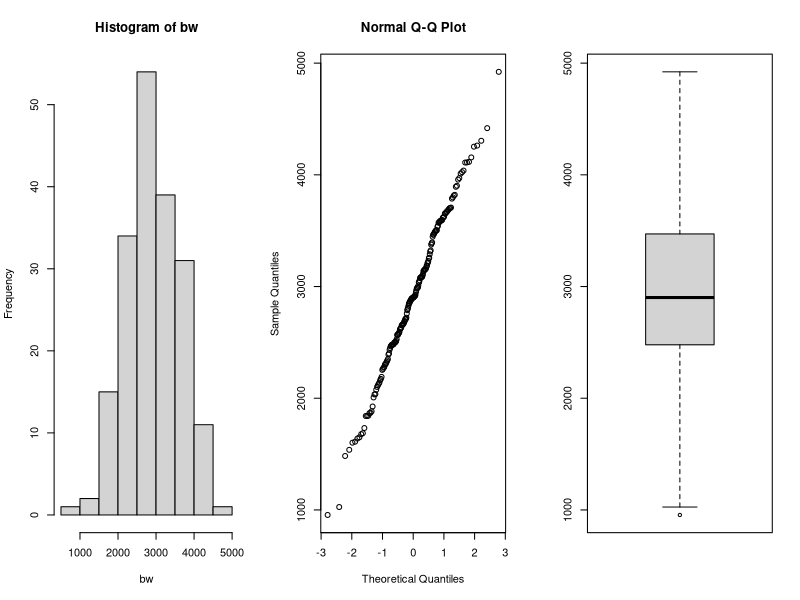
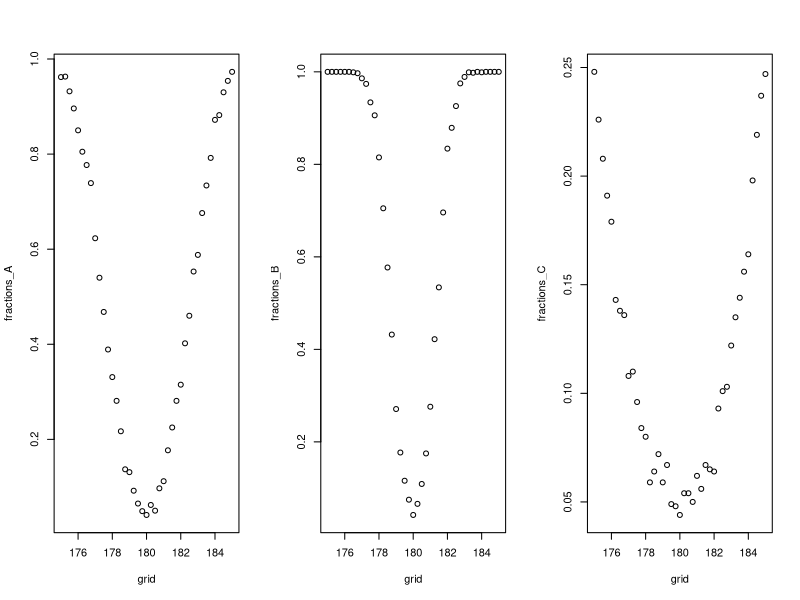
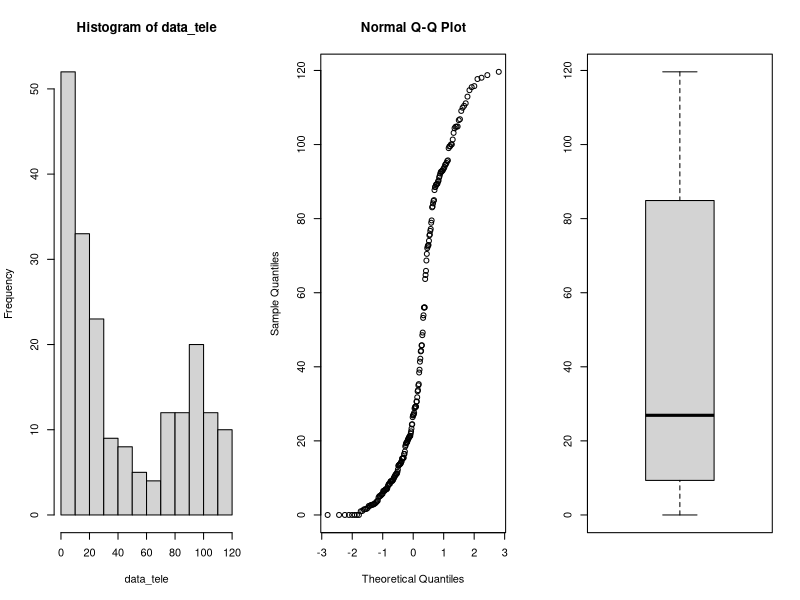
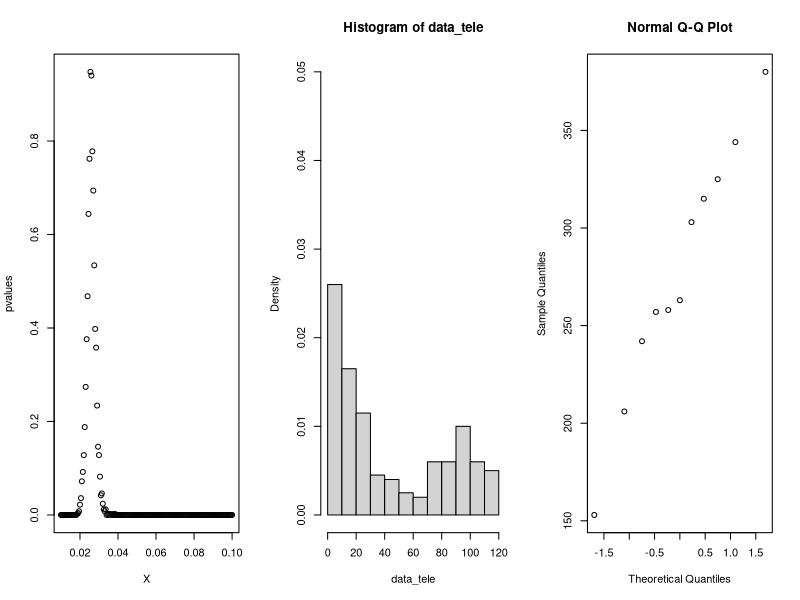
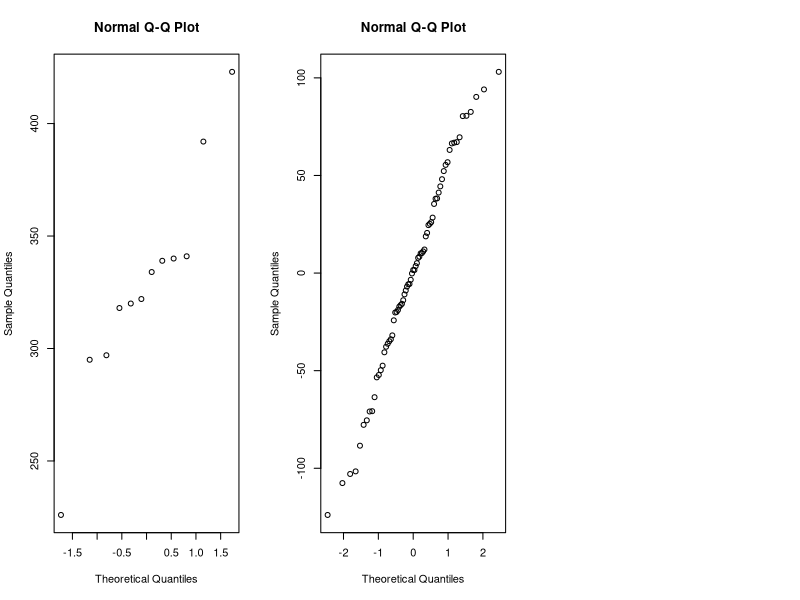

Source code (R) for these figures, in order:
## ---- chunk 1
library(tidyverse)
library(rstudioapi)

knitr::opts_chunk$set(echo = TRUE)
options(knitr.table.format = "latex")
setwd(dirname(getActiveDocumentContext()$path))
## ---- chunk 2
par(mfrow=c(1,3))
data=read.table(file="data/birthweight.txt",header=TRUE)

bw = data$birthweight
hist(bw)
qqnorm(bw)
boxplot(bw)
shapiro.test(bw)

## ---- chunk 3
m = mean(bw)
sd = sd(bw)
n = length(bw)
error = qnorm(0.95)*sd/sqrt(n)
ci = c(m-error, m+error)
m
ci
## ---- chunk 4
t.test(bw, mu=2800, alternative = "greater", conf.level = 0.95)
## ---- chunk 5
n <- m <- 30
mu <- 180
nu <- 175
sd <- 5
grid <- seq(175,185, by=0.25)

power_function<-function(grid,n,m,mu,sd) {
  B <- 1000
  p <- numeric(B)
  G <- length(grid)
  fractions <- numeric(G)
  for (grid_nu in 1:G){
    p <- numeric(B)
    for (b in 1:B){
      x <- rnorm(n,mu,sd)
      y <- rnorm(m,grid[grid_nu],sd)
      p[b] <- t.test(x,y, var.equal = TRUE)[[3]]
    }
    fractions[grid_nu] <- mean(p<0.05)
  }
  return(fractions)
}

fractions_A <- power_function(grid,n,m,mu,sd)

## ---- chunk 6
n <- m <- 100
mu <- 180
sd <- 5

fractions_B <- power_function(grid,n,m,mu,sd)
## ---- chunk 7
n <- m <- 30
mu <- 180
sd <- 15

fractions_C <- power_function(grid,n,m,mu,sd)
par(mfrow=c(1,3))
plot(grid,fractions_A)
plot(grid,fractions_B)
plot(grid,fractions_C)
## ---- chunk 8
data<-read.table(file="data/telephone.txt",header=TRUE)
data_tele <- data$Bills
par(mfrow=c(1,3))
hist(data_tele)
qqnorm(data_tele)
boxplot(data_tele)
## ---- chunk 9
X <- seq(0.01, 0.1, 0.0005)
pvalues <- c()
t <- median(data_tele)
for (x in X){
  B <- 1000
  tstar <- numeric(B)
  n <- length(data_tele)
  
  for (i in 1:B){
    xstar <- rexp(n,x)
    tstar[i] <- median(xstar)
  }
  pl<-sum(tstar<t)/B
  pr<-sum(tstar>t)/B
  p<-2*min(pl,pr)
  pl;pr;p
  pvalues <- c(pvalues,p)
}
#pvalues
plot(X, pvalues)
## ---- chunk 10
B <- 1000
T1 <- median(data_tele)
Tstar <- numeric(B)
for (i in 1:B){
  Xstar <- sample(data_tele,replace=TRUE)
  Tstar[i] <- median(Xstar)
}
Tstar25 <- quantile(Tstar,0.025)
Tstar975 <- quantile(Tstar, 0.975)

T1
c(2*T1-Tstar975, 2*T1-Tstar25)

hist(data_tele, prob=T, ylim=c(0,0.05))
x<-seq(0,max(data_tele),length=1000)
lines(x,exp(x),type="l",col="blue",lwd=2)
## ---- chunk 11
max_index <- which.max(pvalues)

opt_Lambda <- X[max_index]
## ---- chunk 12
bill_bigeq40 <- sum(data_tele>=40)
bill_smal40 <- sum(data_tele<40)

binom.test(bill_bigeq40, length(data_tele),p=0.5)
binom.test(bill_smal40, length(data_tele),p=0.5)

bill_less10 <- sum(data_tele < 10)
bill_less10/length(data_tele)
## ---- chunk 13
data <- read.table(file="data/run.txt",header=TRUE)
cor(data$before, data$after)
## ---- chunk 14
# calculate differences
data <- data %>% 
  mutate(diff = before - after)

# filter for lemo

lemo <- data %>% 
  filter(drink == "lemo")

t.test(lemo$before, lemo$after, paired = TRUE)

# filter for energy

energy <- data %>% 
  filter(drink == "energy")

t.test(energy$before, energy$after, paired = TRUE)
## ---- chunk 15

# perform t-test

t.test(lemo$diff, energy$diff)

## ---- chunk 16
# filter for meatmeal

meatmeal <- chickwts %>% 
  filter(feed == "meatmeal") %>% 
  select(weight)

# filter for sunflower

sunflower <- chickwts %>% 
  filter(feed == "sunflower") %>% 
  select(weight)

# check for data normality

qqnorm(meatmeal$weight)
qqnorm(sunflower$weight)

# perform t-test, the data is not paired

t.test(meatmeal, sunflower)

# Mann-Whitney test

wilcox.test(meatmeal$weight, sunflower$weight)

# Kolmogorov-Smirnov test

ks.test(meatmeal$weight, sunflower$weight)

## ---- chunk 17
chickaov <- lm(weight~feed, data = chickwts)
# performing one-way ANOVA
anova(chickaov)
#extracting more information
summary_table <- summary(chickaov)
knitr::kable(data.frame(summary_table$coefficients), "latex")
## ---- chunk 18
# check for normality
qqnorm(chickaov$residuals)
# check if the variances are equal
chickwts %>% 
  group_by(feed) %>% 
  summarise(variance = var(weight))
## ---- chunk 19
kruskal.test(weight~feed, data = chickwts)
